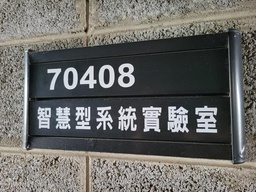
#> input picture positivesamples_resized/pos_129.jpg, 256 x 192 px, shrunk from 640 x 480 before the run, found by its file name
$ python detections.py
#> lines starting #> are read from the running program, lines starting #| are printed output that depends on the picture; after the words box and inside, x2 and y2 are one past the last pixel; in counts of white or black regions, pixels touching at a corner belong together
import cv2

# 讀入訓練好的模型
classifier = cv2.CascadeClassifier('data/cascade.xml')

# 讀入圖片
img = cv2.imread('pos_129.jpg')
#> img is the input picture: shape (192, 256, 3); mean B, G, R 102.4, 105.3, 105.7

# 圖片讀取失敗時顯示錯誤訊息
if img is None:
    print("❌ 圖片讀取失敗，請確認路徑或檔名 pos_129.jpg 是否正確")
    exit()

gray = cv2.cvtColor(img, cv2.COLOR_BGR2GRAY)

# 執行偵測
detections = classifier.detectMultiScale(gray, scaleFactor=1.1, minNeighbors=3)
#> detections = [[116, 72, 49, 49]]

print(f"✅ 偵測到 {len(detections)} 個物件")
#| ✅ 偵測到 1 個物件

# 畫出偵測到的區域
for (x, y, w, h) in detections:
    cv2.rectangle(img, (x, y), (x+w, y+h), (0, 255, 0), 2)
#> this loop made 1 pass
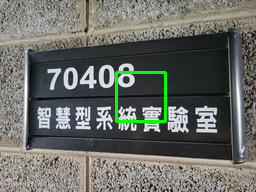
#> img: shape (192, 256, 3); 1.19% of pixels changed, all inside (x1, y1, x2, y2) = (115, 71, 167, 123)

# 顯示圖片
cv2.imshow("Detection", img)
cv2.waitKey(0)
cv2.destroyAllWindows()

$ run again, with positivesamples_resized/pos_001.jpg copied over positivesamples_resized/pos_129.jpg
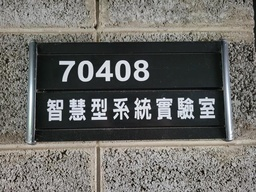
#> input picture positivesamples_resized/pos_001.jpg, 256 x 192 px, shrunk from 640 x 480 before the run, found by its file name
#> img is the input picture: shape (192, 256, 3); mean B, G, R 102.6, 106.2, 106.7
#> detections = [[102, 65, 49, 49]]
#| ✅ 偵測到 1 個物件
#> the loop `for (x, y, w, h) in detections:` made 1 pass
#> after the loop `for (x, y, w, h) in detections:`:
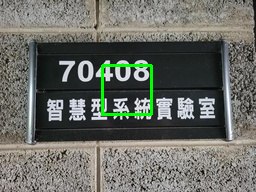
#> img: shape (192, 256, 3); 1.19% of pixels changed, all inside (x1, y1, x2, y2) = (101, 64, 153, 116)

$ run again, with positivesamples_resized/pos_002.jpg copied over positivesamples_resized/pos_129.jpg
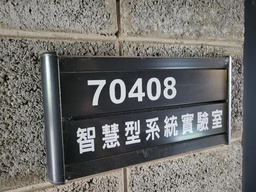
#> input picture positivesamples_resized/pos_002.jpg, 256 x 192 px, shrunk from 640 x 480 before the run, found by its file name
#> img is the input picture: shape (192, 256, 3); mean B, G, R 107.8, 110.2, 110.6
#> detections = [[85, 83, 51, 51], [209, 80, 27, 27], [212, 111, 25, 25], [211, 123, 24, 24], [198, 109, 30, 30], [206, 97, 45, 45]]
#| ✅ 偵測到 6 個物件
#> the loop `for (x, y, w, h) in detections:` made 6 passes
#> after the loop `for (x, y, w, h) in detections:`:
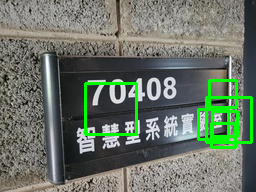
#> img: shape (192, 256, 3); 4.52% of pixels changed, all inside (x1, y1, x2, y2) = (84, 79, 253, 149)

$ run again, with positivesamples_resized/pos_004.jpg copied over positivesamples_resized/pos_129.jpg
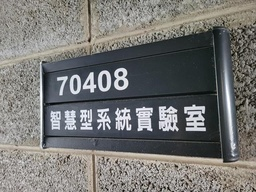
#> input picture positivesamples_resized/pos_004.jpg, 256 x 192 px, shrunk from 640 x 480 before the run, found by its file name
#> img is the input picture: shape (192, 256, 3); mean B, G, R 115.2, 117.1, 117.3
#> detections = [[135, 72, 51, 51], [28, 72, 24, 24], [34, 110, 30, 30], [44, 123, 27, 27], [65, 121, 31, 31]]
#| ✅ 偵測到 5 個物件
#> the loop `for (x, y, w, h) in detections:` made 5 passes
#> after the loop `for (x, y, w, h) in detections:`:
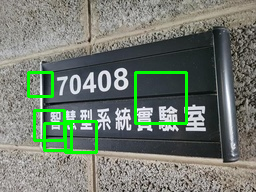
#> img: shape (192, 256, 3); 3.77% of pixels changed, all inside (x1, y1, x2, y2) = (27, 71, 188, 154)
